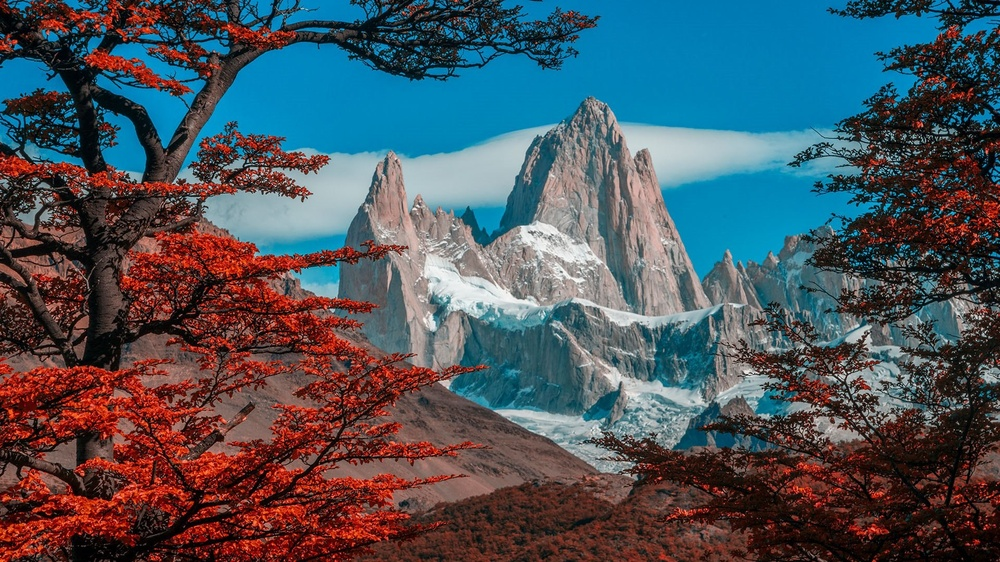
#> input picture my_fitz_roy.jpg, 1000 x 562 px, shrunk from 1920 x 1080 before the run
$ python pixelator_converter_RGB_separator.py
#> lines starting #> are read from the running program, lines starting #| are printed output that depends on the picture
from PIL import Image

# Method to process the red band
def pixelProcRed(intensity):
    return 0

# Method to process the blue band
def pixelProcBlue(intensity):
    return intensity

# Method to process the green band
def pixelProcGreen(intensity):
    return 0

# Create an image object
imageObject     = Image.open("my_fitz_roy.jpg")
#> imageObject is the input picture: PIL image 1000x562 RGB; mean R, G, B 74.7, 83.7, 92

# Split the red, green and blue bands from the Image
multiBands      = imageObject.split()

# Apply point operations that does thresholding on each color band
redBand      = multiBands[0].point(pixelProcRed)
#> redBand: PIL image 1000x562 L; every value is 0
greenBand    = multiBands[1].point(pixelProcGreen)
blueBand     = multiBands[2].point(pixelProcBlue)
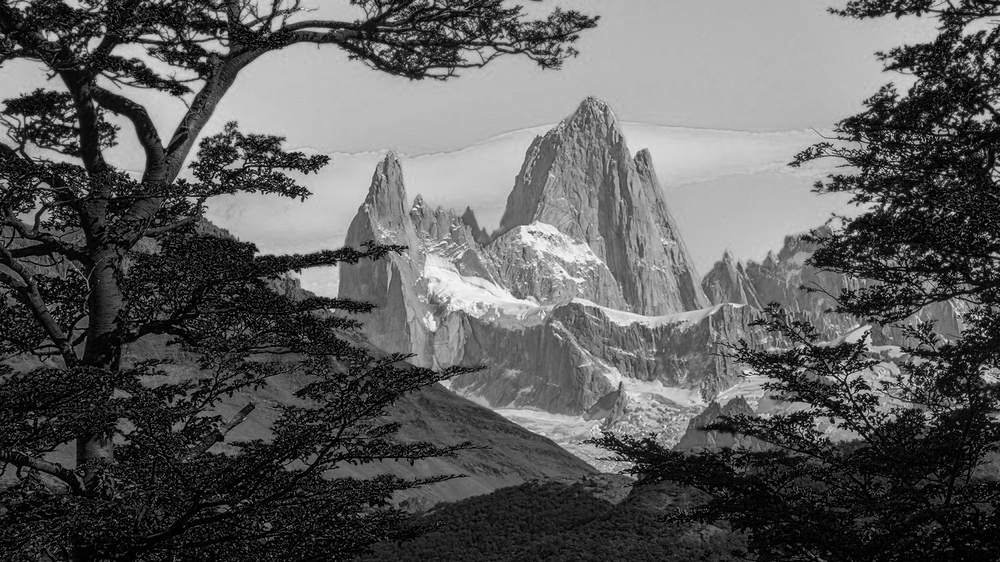
#> blueBand: PIL image 1000x562 L; min 0, max 255, mean 92

# Display the individual band after thresholding
redBand.show()
greenBand.show()
blueBand.show()

# Create a new image from the thresholded red, green and blue brands
newImage = Image.merge("RGB", (redBand, greenBand, blueBand))
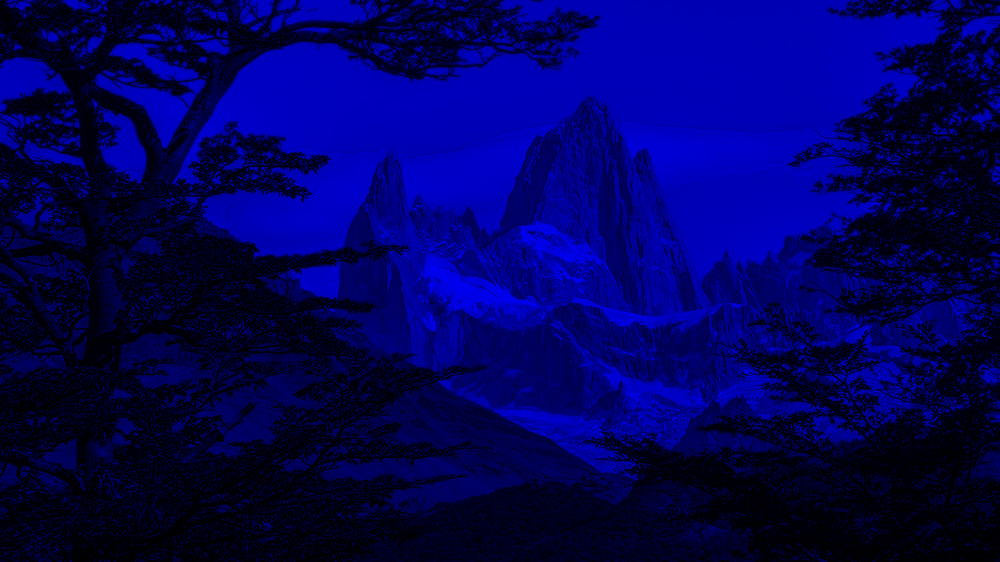
#> newImage: PIL image 1000x562 RGB; mean R, G, B 0, 0, 92

# Display the merged image after thresholding
newImage.show()
